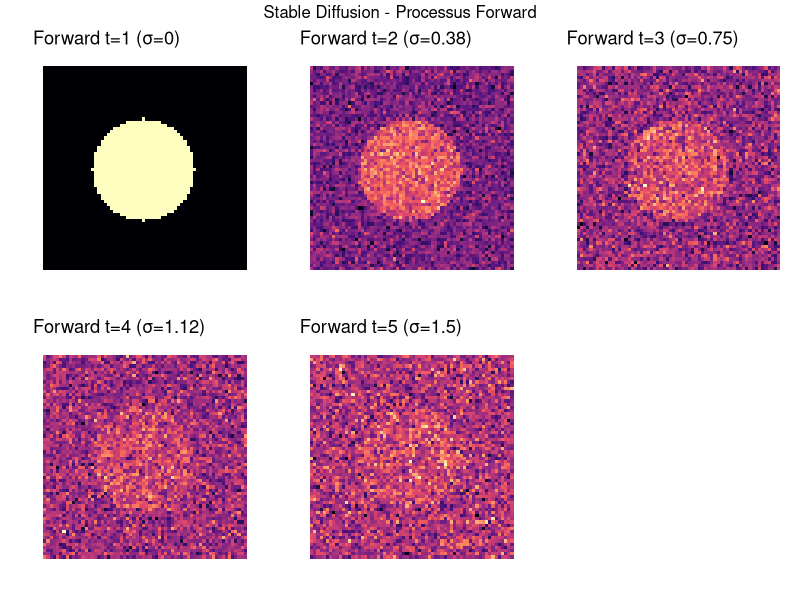
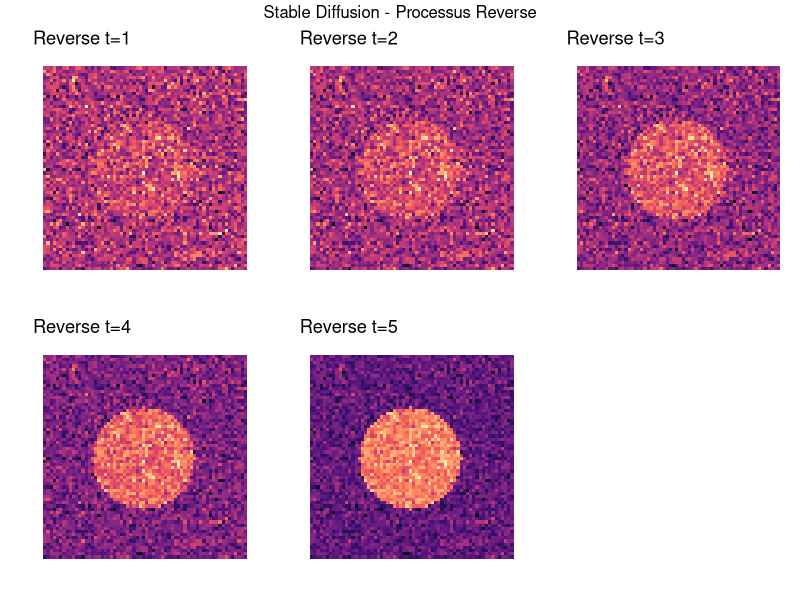
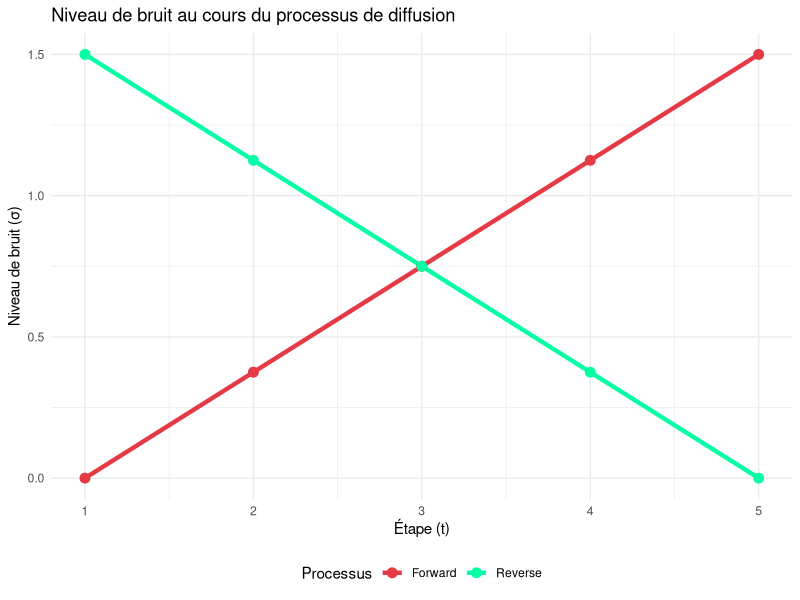
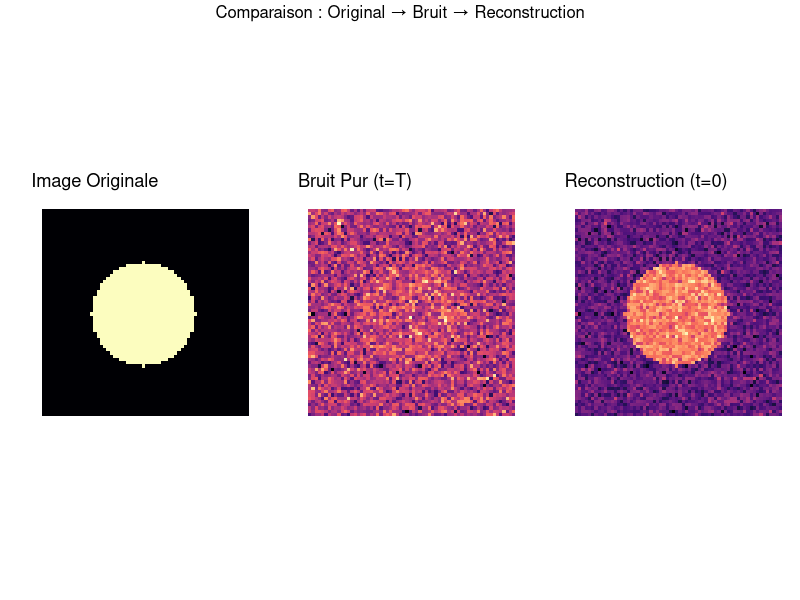

These charts were generated, in order, by the following R code:
# Visualisation du processus de Stable Diffusion
# Installation des packages nécessaires si besoin
# install.packages(c("ggplot2", "gridExtra", "viridis"))

library(ggplot2)
library(gridExtra)
library(viridis)

# Fonction pour créer une image simple (un cercle)
create_circle_image <- function(size = 64) {
  img <- matrix(0, nrow = size, ncol = size)
  center <- size / 2
  radius <- size / 4
  
  for (i in 1:size) {
    for (j in 1:size) {
      dist <- sqrt((i - center)^2 + (j - center)^2)
      if (dist <= radius) {
        img[i, j] <- 1
      }
    }
  }
  return(img)
}

# Fonction d'ajout de bruit gaussien
add_noise <- function(image, noise_level) {
  noise <- matrix(rnorm(length(image), mean = 0, sd = noise_level), 
                  nrow = nrow(image), ncol = ncol(image))
  noisy_image <- image + noise
  return(noisy_image)
}

# Fonction pour simuler le débruitage (simplifié)
denoise_step <- function(noisy_image, original_image, strength = 0.3) {
  # Simulation simplifiée : on se rapproche progressivement de l'original
  denoised <- noisy_image + strength * (original_image - noisy_image)
  return(denoised)
}

# Fonction de visualisation d'une matrice comme image
plot_matrix <- function(mat, title) {
  df <- expand.grid(x = 1:ncol(mat), y = 1:nrow(mat))
  df$value <- as.vector(t(mat))
  
  ggplot(df, aes(x = x, y = y, fill = value)) +
    geom_tile() +
    scale_fill_viridis(option = "magma") +
    coord_equal() +
    theme_minimal() +
    theme(
      axis.text = element_blank(),
      axis.ticks = element_blank(),
      panel.grid = element_blank(),
      legend.position = "none"
    ) +
    labs(title = title, x = "", y = "")
}

# === PROCESSUS FORWARD : Ajout progressif de bruit ===
set.seed(42)
original <- create_circle_image(64)
steps_forward <- 5
noise_levels <- seq(0, 1.5, length.out = steps_forward)

forward_plots <- list()
forward_images <- list()

for (i in 1:steps_forward) {
  noisy_img <- add_noise(original, noise_levels[i])
  forward_images[[i]] <- noisy_img
  forward_plots[[i]] <- plot_matrix(noisy_img, 
                                    paste0("Forward t=", i, " (σ=", 
                                           round(noise_levels[i], 2), ")"))
}

# === PROCESSUS REVERSE : Débruitage progressif ===
reverse_plots <- list()
current_img <- forward_images[[steps_forward]]  # On part du bruit maximal

for (i in steps_forward:1) {
  reverse_plots[[steps_forward - i + 1]] <- plot_matrix(
    current_img, 
    paste0("Reverse t=", steps_forward - i + 1)
  )
  # Débruitage progressif
  if (i > 1) {
    current_img <- denoise_step(current_img, original, strength = 0.4)
  }
}

# Affichage du processus forward
cat("=== PROCESSUS FORWARD (Ajout de bruit) ===\n")
grid.arrange(grobs = forward_plots, ncol = 3, 
             top = "Stable Diffusion - Processus Forward")

# Affichage du processus reverse
cat("\n=== PROCESSUS REVERSE (Débruitage) ===\n")
grid.arrange(grobs = reverse_plots, ncol = 3,
             top = "Stable Diffusion - Processus Reverse")

# === VISUALISATION DE L'ÉVOLUTION DU BRUIT ===
noise_evolution <- data.frame(
  step = 1:steps_forward,
  noise_level = noise_levels,
  process = "Forward"
)

noise_evolution_reverse <- data.frame(
  step = 1:steps_forward,
  noise_level = rev(noise_levels),
  process = "Reverse"
)

noise_df <- rbind(noise_evolution, noise_evolution_reverse)

p_noise <- ggplot(noise_df, aes(x = step, y = noise_level, color = process)) +
  geom_line(size = 1.5) +
  geom_point(size = 3) +
  scale_color_manual(values = c("Forward" = "#E63946", "Reverse" = "#06FFA5")) +
  theme_minimal() +
  labs(
    title = "Niveau de bruit au cours du processus de diffusion",
    x = "Étape (t)",
    y = "Niveau de bruit (σ)",
    color = "Processus"
  ) +
  theme(legend.position = "bottom")

print(p_noise)

# === COMPARAISON ORIGINAL VS RECONSTRUCTION ===
comparison_plots <- list(
  plot_matrix(original, "Image Originale"),
  plot_matrix(forward_images[[steps_forward]], "Bruit Pur (t=T)"),
  plot_matrix(current_img, "Reconstruction (t=0)")
)

grid.arrange(grobs = comparison_plots, ncol = 3,
             top = "Comparaison : Original → Bruit → Reconstruction")

cat("\n=== EXPLICATION ===\n")
cat("1. FORWARD: L'image originale est progressivement bruitée\n")
cat("2. REVERSE: Le modèle apprend à retirer le bruit étape par étape\n")
cat("3. En pratique, Stable Diffusion utilise un U-Net entraîné pour prédire le bruit\n")
cat("4. Le texte (via CLIP) guide le processus de débruitage vers l'image désirée\n")